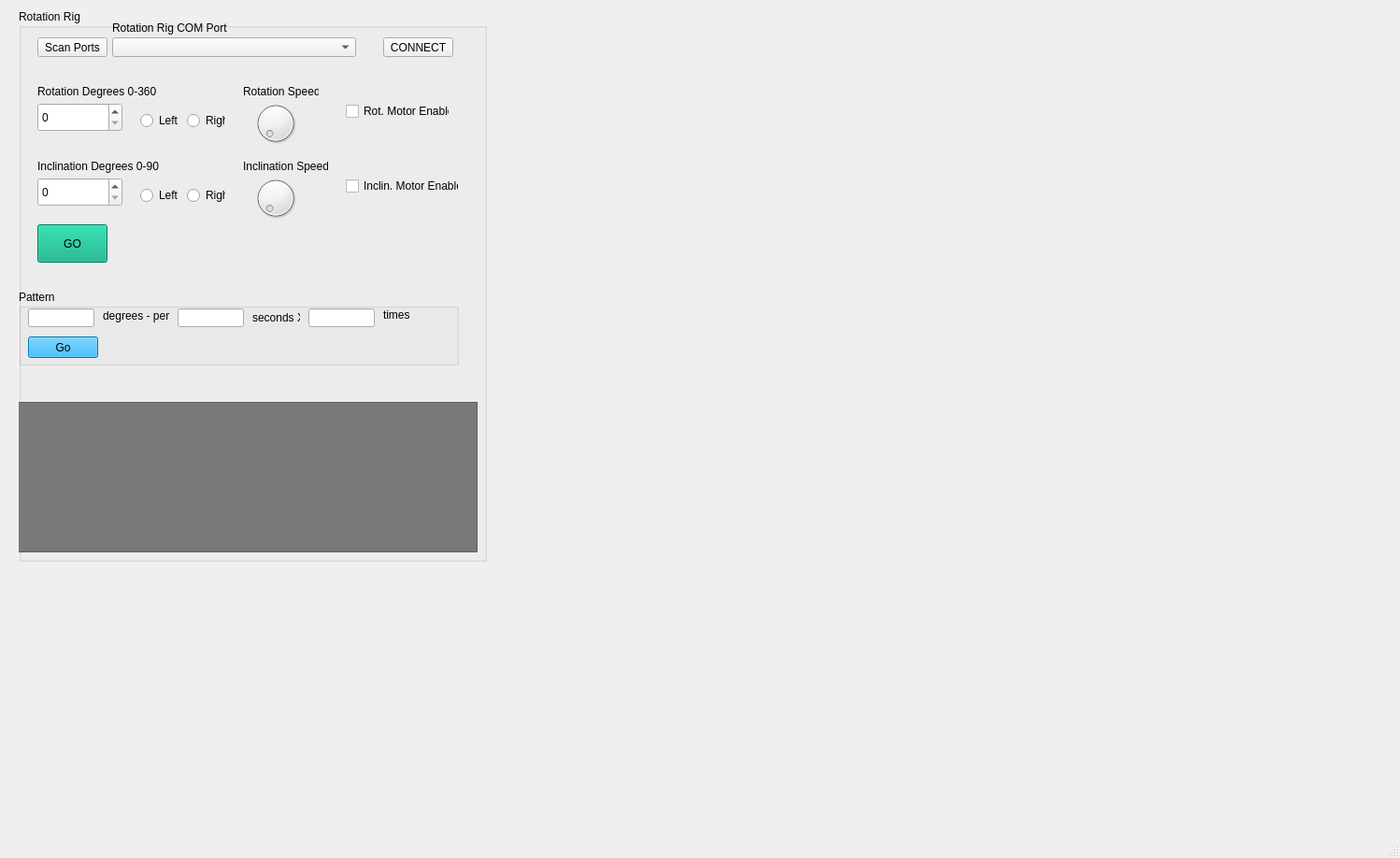
<?xml version="1.0" encoding="UTF-8"?>
<ui version="4.0">
 <class>MainWindow</class>
 <widget class="QMainWindow" name="MainWindow">
  <property name="geometry">
   <rect>
    <x>0</x>
    <y>0</y>
    <width>1498</width>
    <height>918</height>
   </rect>
  </property>
  <property name="windowTitle">
   <string>Rotation Rig</string>
  </property>
  <widget class="QWidget" name="centralwidget">
   <widget class="QGroupBox" name="groupBox_3">
    <property name="geometry">
     <rect>
      <x>1540</x>
      <y>250</y>
      <width>181</width>
      <height>361</height>
     </rect>
    </property>
    <property name="styleSheet">
     <string notr="true">background-color: rgb(208, 208, 208);</string>
    </property>
    <property name="title">
     <string>IRIS Connection</string>
    </property>
    <widget class="QComboBox" name="comboBox_3">
     <property name="geometry">
      <rect>
       <x>10</x>
       <y>20</y>
       <width>161</width>
       <height>21</height>
      </rect>
     </property>
     <property name="styleSheet">
      <string notr="true">background-color: rgb(255, 255, 255);</string>
     </property>
    </widget>
    <widget class="QPushButton" name="pushButton_5">
     <property name="geometry">
      <rect>
       <x>10</x>
       <y>50</y>
       <width>75</width>
       <height>21</height>
      </rect>
     </property>
     <property name="text">
      <string>CONNECT</string>
     </property>
    </widget>
    <widget class="QLCDNumber" name="lcdNumber">
     <property name="geometry">
      <rect>
       <x>40</x>
       <y>120</y>
       <width>101</width>
       <height>91</height>
      </rect>
     </property>
     <property name="styleSheet">
      <string notr="true">background-color: rgb(255, 255, 255);</string>
     </property>
    </widget>
    <widget class="QLabel" name="label_9">
     <property name="geometry">
      <rect>
       <x>70</x>
       <y>100</y>
       <width>47</width>
       <height>14</height>
      </rect>
     </property>
     <property name="text">
      <string>HEADING</string>
     </property>
    </widget>
    <widget class="QLabel" name="label_10">
     <property name="geometry">
      <rect>
       <x>60</x>
       <y>230</y>
       <width>61</width>
       <height>16</height>
      </rect>
     </property>
     <property name="text">
      <string>RIG ANGLE</string>
     </property>
    </widget>
    <widget class="QLCDNumber" name="lcdNumber_2">
     <property name="geometry">
      <rect>
       <x>40</x>
       <y>250</y>
       <width>101</width>
       <height>91</height>
      </rect>
     </property>
     <property name="styleSheet">
      <string notr="true">background-color: rgb(255, 255, 255);</string>
     </property>
    </widget>
   </widget>
   <widget class="QWidget" name="verticalLayoutWidget">
    <property name="geometry">
     <rect>
      <x>20</x>
      <y>10</y>
      <width>501</width>
      <height>591</height>
     </rect>
    </property>
    <layout class="QVBoxLayout" name="verticalLayout">
     <item>
      <widget class="QGroupBox" name="groupBox_2">
       <property name="title">
        <string>Rotation Rig</string>
       </property>
       <widget class="QLabel" name="label_2">
        <property name="geometry">
         <rect>
          <x>100</x>
          <y>10</y>
          <width>141</width>
          <height>20</height>
         </rect>
        </property>
        <property name="text">
         <string>Rotation Rig COM Port</string>
        </property>
       </widget>
       <widget class="QRadioButton" name="radioButton_4">
        <property name="geometry">
         <rect>
          <x>180</x>
          <y>190</y>
          <width>41</width>
          <height>18</height>
         </rect>
        </property>
        <property name="text">
         <string>Right</string>
        </property>
       </widget>
       <widget class="QRadioButton" name="radioButton_2">
        <property name="geometry">
         <rect>
          <x>180</x>
          <y>110</y>
          <width>41</width>
          <height>18</height>
         </rect>
        </property>
        <property name="text">
         <string>Right</string>
        </property>
       </widget>
       <widget class="QLabel" name="label_3">
        <property name="geometry">
         <rect>
          <x>20</x>
          <y>160</y>
          <width>131</width>
          <height>16</height>
         </rect>
        </property>
        <property name="text">
         <string>Inclination Degrees 0-90</string>
        </property>
       </widget>
       <widget class="QLabel" name="label">
        <property name="geometry">
         <rect>
          <x>20</x>
          <y>80</y>
          <width>131</width>
          <height>16</height>
         </rect>
        </property>
        <property name="text">
         <string>Rotation Degrees 0-360</string>
        </property>
       </widget>
       <widget class="QSpinBox" name="spinBox_2">
        <property name="geometry">
         <rect>
          <x>20</x>
          <y>180</y>
          <width>91</width>
          <height>31</height>
         </rect>
        </property>
       </widget>
       <widget class="QCheckBox" name="checkBox">
        <property name="geometry">
         <rect>
          <x>350</x>
          <y>100</y>
          <width>111</width>
          <height>18</height>
         </rect>
        </property>
        <property name="text">
         <string>Rot. Motor Enabled</string>
        </property>
       </widget>
       <widget class="QDial" name="dial">
        <property name="geometry">
         <rect>
          <x>250</x>
          <y>90</y>
          <width>50</width>
          <height>64</height>
         </rect>
        </property>
        <property name="maximum">
         <number>100</number>
        </property>
       </widget>
       <widget class="QPushButton" name="pushButton">
        <property name="geometry">
         <rect>
          <x>20</x>
          <y>30</y>
          <width>75</width>
          <height>21</height>
         </rect>
        </property>
        <property name="text">
         <string>Scan Ports</string>
        </property>
       </widget>
       <widget class="QSpinBox" name="spinBox">
        <property name="geometry">
         <rect>
          <x>20</x>
          <y>100</y>
          <width>91</width>
          <height>31</height>
         </rect>
        </property>
       </widget>
       <widget class="QLabel" name="label_5">
        <property name="geometry">
         <rect>
          <x>240</x>
          <y>160</y>
          <width>91</width>
          <height>16</height>
         </rect>
        </property>
        <property name="text">
         <string>Inclination Speed</string>
        </property>
       </widget>
       <widget class="QCheckBox" name="checkBox_2">
        <property name="geometry">
         <rect>
          <x>350</x>
          <y>180</y>
          <width>121</width>
          <height>18</height>
         </rect>
        </property>
        <property name="text">
         <string>Inclin. Motor Enabled</string>
        </property>
       </widget>
       <widget class="QRadioButton" name="radioButton_3">
        <property name="geometry">
         <rect>
          <x>130</x>
          <y>190</y>
          <width>41</width>
          <height>18</height>
         </rect>
        </property>
        <property name="text">
         <string>Left</string>
        </property>
       </widget>
       <widget class="QDial" name="dial_2">
        <property name="geometry">
         <rect>
          <x>250</x>
          <y>170</y>
          <width>50</width>
          <height>64</height>
         </rect>
        </property>
        <property name="maximum">
         <number>100</number>
        </property>
       </widget>
       <widget class="QPushButton" name="pushButton_3">
        <property name="geometry">
         <rect>
          <x>20</x>
          <y>230</y>
          <width>75</width>
          <height>41</height>
         </rect>
        </property>
        <property name="styleSheet">
         <string notr="true">background-color: rgb(0, 170, 127);</string>
        </property>
        <property name="text">
         <string>GO</string>
        </property>
       </widget>
       <widget class="QLabel" name="label_4">
        <property name="geometry">
         <rect>
          <x>240</x>
          <y>80</y>
          <width>81</width>
          <height>16</height>
         </rect>
        </property>
        <property name="text">
         <string>Rotation Speed</string>
        </property>
       </widget>
       <widget class="QComboBox" name="comboBox_2">
        <property name="geometry">
         <rect>
          <x>100</x>
          <y>30</y>
          <width>261</width>
          <height>21</height>
         </rect>
        </property>
       </widget>
       <widget class="QRadioButton" name="radioButton">
        <property name="geometry">
         <rect>
          <x>130</x>
          <y>110</y>
          <width>41</width>
          <height>18</height>
         </rect>
        </property>
        <property name="text">
         <string>Left</string>
        </property>
       </widget>
       <widget class="QPushButton" name="pushButton_2">
        <property name="geometry">
         <rect>
          <x>390</x>
          <y>30</y>
          <width>75</width>
          <height>21</height>
         </rect>
        </property>
        <property name="text">
         <string>CONNECT</string>
        </property>
       </widget>
       <widget class="QGroupBox" name="groupBox">
        <property name="geometry">
         <rect>
          <x>0</x>
          <y>300</y>
          <width>471</width>
          <height>81</height>
         </rect>
        </property>
        <property name="title">
         <string>Pattern</string>
        </property>
        <widget class="QLineEdit" name="lineEdit">
         <property name="geometry">
          <rect>
           <x>10</x>
           <y>20</y>
           <width>71</width>
           <height>20</height>
          </rect>
         </property>
        </widget>
        <widget class="QLabel" name="label_6">
         <property name="geometry">
          <rect>
           <x>90</x>
           <y>20</y>
           <width>81</width>
           <height>16</height>
          </rect>
         </property>
         <property name="text">
          <string>degrees - per</string>
         </property>
        </widget>
        <widget class="QLineEdit" name="lineEdit_2">
         <property name="geometry">
          <rect>
           <x>170</x>
           <y>20</y>
           <width>71</width>
           <height>20</height>
          </rect>
         </property>
        </widget>
        <widget class="QLabel" name="label_7">
         <property name="geometry">
          <rect>
           <x>250</x>
           <y>20</y>
           <width>51</width>
           <height>20</height>
          </rect>
         </property>
         <property name="text">
          <string>seconds X</string>
         </property>
        </widget>
        <widget class="QLineEdit" name="lineEdit_3">
         <property name="geometry">
          <rect>
           <x>310</x>
           <y>20</y>
           <width>71</width>
           <height>20</height>
          </rect>
         </property>
        </widget>
        <widget class="QLabel" name="label_8">
         <property name="geometry">
          <rect>
           <x>390</x>
           <y>20</y>
           <width>47</width>
           <height>14</height>
          </rect>
         </property>
         <property name="text">
          <string>times</string>
         </property>
        </widget>
        <widget class="QPushButton" name="pushButton_4">
         <property name="geometry">
          <rect>
           <x>10</x>
           <y>50</y>
           <width>75</width>
           <height>23</height>
          </rect>
         </property>
         <property name="styleSheet">
          <string notr="true">background-color: rgb(0, 170, 255);</string>
         </property>
         <property name="text">
          <string>Go</string>
         </property>
        </widget>
       </widget>
       <widget class="QListWidget" name="listWidget">
        <property name="geometry">
         <rect>
          <x>-50</x>
          <y>420</y>
          <width>541</width>
          <height>161</height>
         </rect>
        </property>
        <property name="styleSheet">
         <string notr="true">background-color: rgb(121, 121, 121);</string>
        </property>
       </widget>
      </widget>
     </item>
    </layout>
   </widget>
  </widget>
  <widget class="QMenuBar" name="menubar">
   <property name="geometry">
    <rect>
     <x>0</x>
     <y>0</y>
     <width>1498</width>
     <height>22</height>
    </rect>
   </property>
  </widget>
  <widget class="QStatusBar" name="statusbar"/>
 </widget>
 <resources/>
 <connections/>
</ui>
